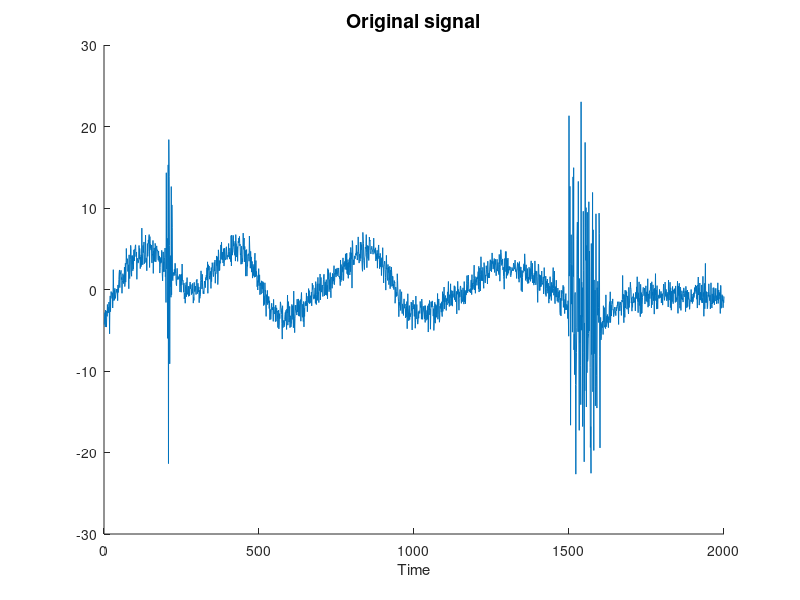
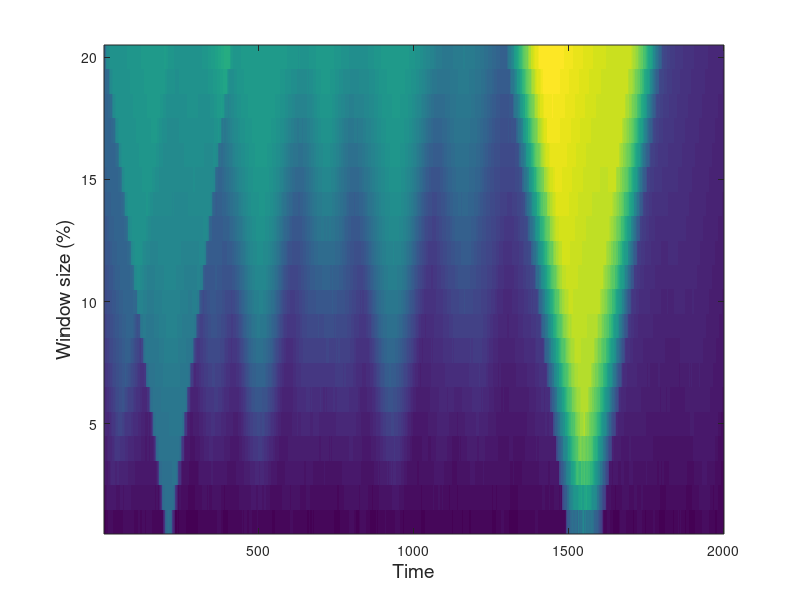
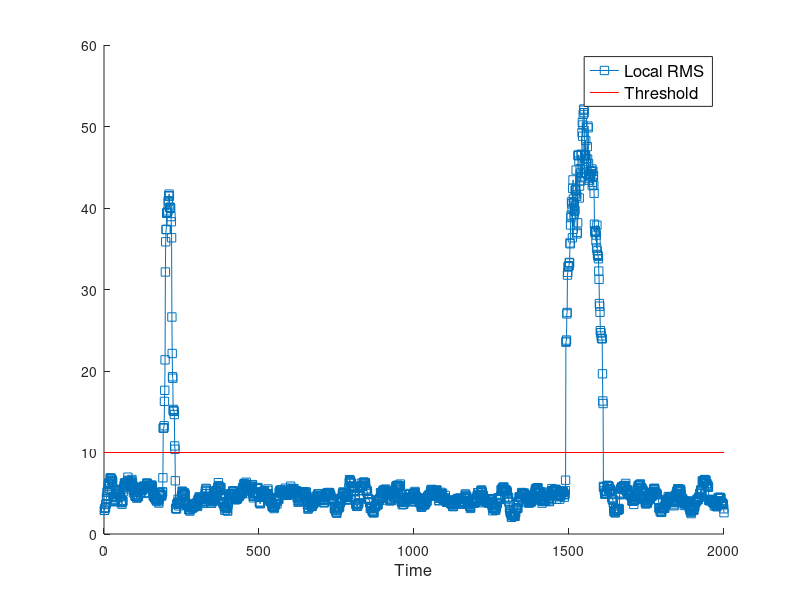
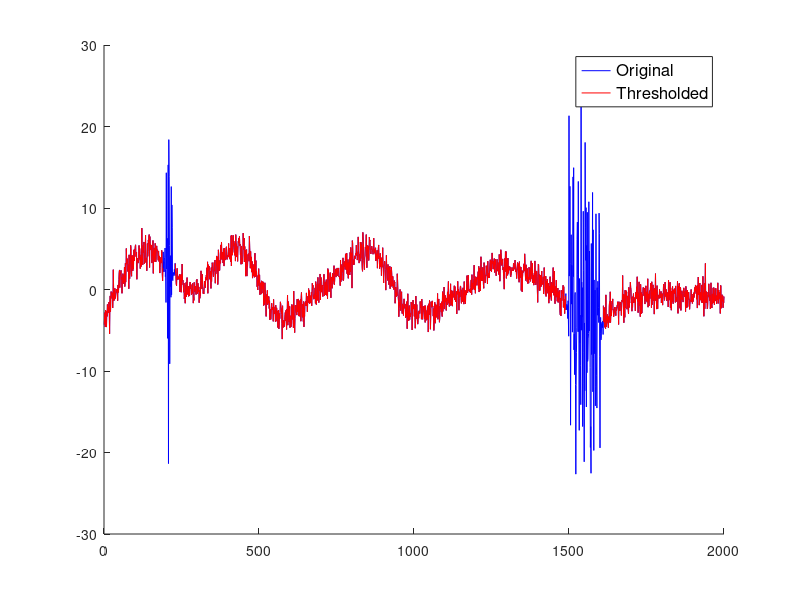

The MATLAB source for these figures, in order:
clear; clc; close all

%% generate signal with varying variability
n = 2000;
p = 15; % poles for random interpolation

% amplitude modulator
signal = interp1(randn(p,1)*3,linspace(1,p,n),'pchip');
signal = signal + randn(1,n);

% add some high-amplitude noise
signal(200:220)   = signal(200:220) + randn(1,21)*9;
signal(1500:1600) = signal(1500:1600) + randn(1,101)*9;

% plot
figure(1), clf, hold on
plot(signal)
xlabel('Time')
title('Original signal', 'FontSize', 14)

%% detect bad segments using sliding RMS

rmsmatrix = [];
for i = 1:20
    % window size as percent of total signal length
    pct_win = i; % in percent, not proportion!
    
    % convert to indices
    k = round(n * (pct_win)/2/100);
      
    % initialize RMS time series vector
    rms_ts = zeros(1,n);
    
    for ti=1:n
        
        % boundary points
        low_bnd = max(1,ti-k);
        upp_bnd = min(n,ti+k);
        
        % signal segment (and mean-center!)
        tmpsig = signal(low_bnd:upp_bnd);
        tmpsig = tmpsig - mean(tmpsig);
        
        % compute RMS in this window
        rms_ts(ti) = sqrt(sum( tmpsig.^2 ));
    end
    rmsmatrix = [rmsmatrix; rms_ts];
    clear rms_ts
end

% plot RMS according to window size
figure(2)
imagesc(rmsmatrix)
axis('xy')
xlabel('Time','FontSize',14)
ylabel('Window size (%)','FontSize',14)

%% Choosing parameters based on the previous plot
% plot RMS
figure(3), clf, hold on
plot(rmsmatrix(1,:),'s-') % window

% pick threshold manually based on visual inspection
thresh = 10;
xlabel('Time', 'FontSize',12)
plot(get(gca,'xlim'),[1 1]*thresh,'r')
legend({'Local RMS';'Threshold'},'FontSize',12)

% mark bad regions in original time series
signalR = signal;
signalR( rmsmatrix(1,:)>thresh ) = NaN;

figure(4), clf, hold on
plot(signal,'b')
plot(signalR,'r')
legend({'Original';'Thresholded'},'FontSize',12)
